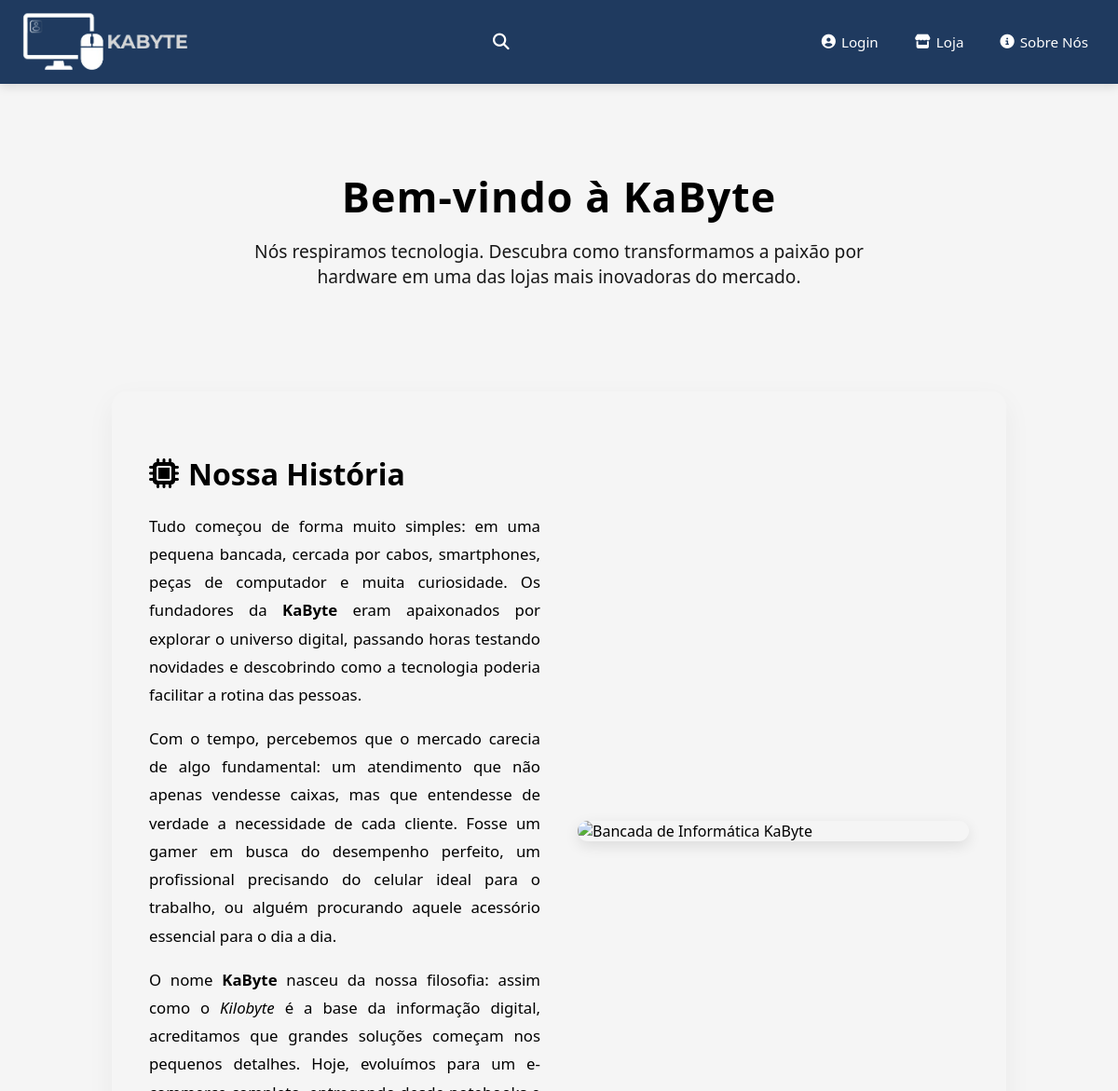
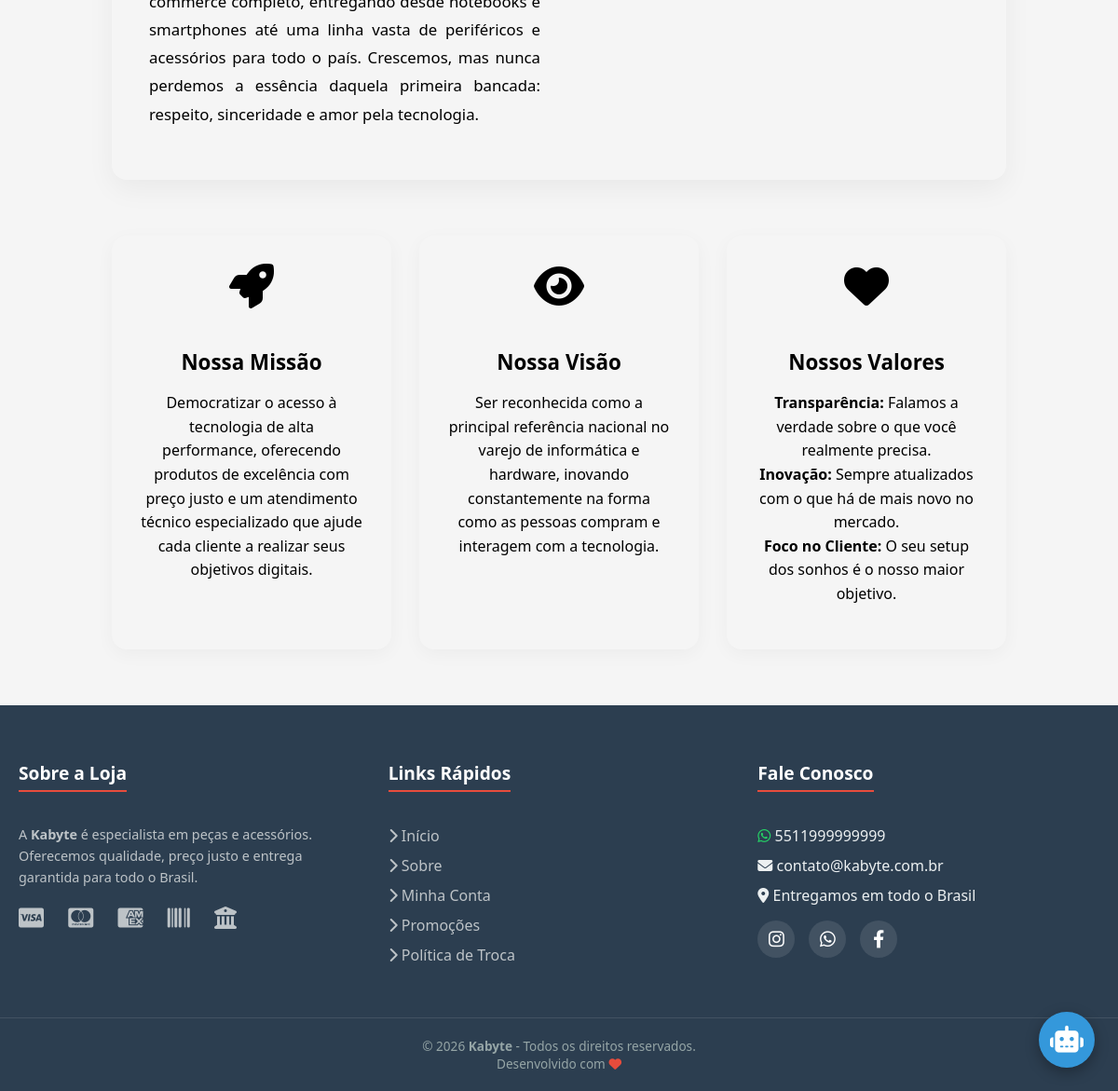
The page /index.php?rota=home/sobre on the database its author committed (2 pictures, top to bottom).
### tables this page shows
CREATE TABLE `configuracoes` (
  `id` int(11) NOT NULL DEFAULT 1,
  `logo_loja` varchar(100) DEFAULT 'Bicicletaria Paty Bike',
  `whatsapp` varchar(20) DEFAULT '5511999999999',
  `cor_header` varchar(20) DEFAULT '#2c3e50',
  `cor_fundo` varchar(20) DEFAULT '#f4f7f6',
  `nome_loja` varchar(255) DEFAULT NULL,
  `banners` text DEFAULT NULL
);

### controllers/HomeController.php (called while the page is built, shortened)
<?php
class HomeController
{
    public function sobre()
    {
        require __DIR__ . '/../views/sobre.php';
    }
}

### models/Configuracao.php (called while the page is built, shortened)
<?php
class Configuracao
{
    public static function get()
    {
        $pdo = Database::connect();
        $stmt = $pdo->query("SELECT * FROM configuracoes WHERE id = 1");
        $dados = $stmt->fetch(PDO::FETCH_ASSOC);
        return $dados ? $dados : [
            'nome_loja' => 'KaByte',
            'logo_loja' => '',
            'whatsapp' => '5511999999999',
            'cor_header' => '#2c3e50',
            'cor_fundo' => '#f4f7f6',
            'banners' => '[]'
        ];
    }
}

### views/layout/header_public.php (the view, shortened to what this page needs)
<?php
if (!isset($config)) {
    require_once __DIR__ . '/../../models/Configuracao.php';
    $config = Configuracao::get();
}
?>
<!DOCTYPE html>
<html lang="pt-br">
<head>
    <link rel="stylesheet" href="https://cdnjs.cloudflare.com/ajax/libs/font-awesome/6.4.0/css/all.min.css">
    <link rel="stylesheet" href="<?= BASE_URL ?>public/css/header_public.css">
</head>
<body>
    <header class="vitrine-header">
        <div class="header-left">
            <div class="vitrine-logo">
                <a href="<?= BASE_URL ?>produto/vitrine">
                    <?php
                    $caminhoBanco = $config['logo_loja'] ?? '';
                    $caminhoLimpo = explode('?', $caminhoBanco)[0];
                    $caminhoFisico = __DIR__ . '/../../' . $caminhoLimpo;
                    ?>
                    <?php if (!empty($caminhoLimpo) && file_exists($caminhoFisico)): ?>
                        <img src="<?= BASE_URL . $caminhoBanco ?>" alt="<?= htmlspecialchars($config['nome_loja']) ?>">
                    <?php else: ?>
                        <i class="fas fa-bicycle" style="color:white;"></i> <span
                            style="margin-left:8px; font-size:1.2rem; color:white;"><?= htmlspecialchars($config['nome_loja']) ?></span>
                    <?php endif; ?>
                </a>
            </div>
        </div>
        <div class="header-center">
            <form action="<?= BASE_URL ?>produto/vitrine" method="GET" class="header-search-form">
                <button type="submit" class="header-search-btn" title="Buscar">
                    <i class="fas fa-search"></i>
                </button>
            </form>
        </div>
        <div class="header-right">
            <nav class="header-nav">
                <?php if (isset($_SESSION['cliente_id'])): ?>
                    <a href="<?= BASE_URL ?>index.php?rota=cliente_area/painel" class="user-link">
                        <i class="fas fa-user"></i>
                        <span>Olá, <?= htmlspecialchars(explode(' ', $_SESSION['cliente_nome'])[0]) ?></span>
                    </a>
                <?php else: ?>
                    <a href="<?= BASE_URL ?>index.php?rota=cliente_area/login" class="user-link">
                        <i class="fas fa-user-circle"></i> Login
                    </a>
                <?php endif; ?>
                <a href="<?= BASE_URL ?>index.php?rota=produto/vitrine" class="btn-nav">
                    <i class="fas fa-store"></i> Loja
                </a>
                <a href="<?= BASE_URL ?>index.php?rota=home/sobre" class="btn-nav">
                    <i class="fas fa-info-circle"></i> Sobre Nós
                </a>
            </nav>
        </div>
    </header>

### views/layout/footer_public.php (shortened to what this page needs)
<div class="chatbot-btn" onclick="toggleChatbot()">
    <i class="fas fa-robot"></i>
</div>
<footer class="site-footer">
    <div class="footer-content">
        <div class="footer-col">
            <h3>Sobre a Loja</h3>
            <p>
                A <strong><?= htmlspecialchars($config['nome_loja'] ?? 'Paty Bike') ?></strong> é especialista em peças
                e acessórios.
                Oferecemos qualidade, preço justo e entrega garantida para todo o Brasil.
            </p>
            <div class="payment-methods">
                <i class="fab fa-cc-visa"></i>
                <i class="fab fa-cc-mastercard"></i>
                <i class="fab fa-cc-amex"></i>
                <i class="fas fa-barcode"></i>
                <i class="fas fa-university"></i>
            </div>
        </div>
        <div class="footer-col">
            <h3>Links Rápidos</h3>
            <ul class="footer-links">
                <li><a href="<?= BASE_URL ?>produto/vitrine"><i class="fas fa-chevron-right"></i> Início</a></li>
                <li><a href="<?= BASE_URL ?>home/sobre"><i class="fas fa-chevron-right"></i> Sobre</a></li>
                <li><a href="<?= BASE_URL ?>cliente_area/login"><i class="fas fa-chevron-right"></i> Minha Conta</a></li>
                <li><a href="<?= BASE_URL ?>produto/vitrine?promocao=1"><i class="fas fa-chevron-right"></i> Promoções</a></li>
                <li><a href="#"><i class="fas fa-chevron-right"></i> Política de Troca</a></li>
            </ul>
        </div>
        <div class="footer-col">
            <h3>Fale Conosco</h3>
            <ul class="footer-links">
                <li>
                    <i class="fab fa-whatsapp" style="color:#25d366"></i>
                    <?= htmlspecialchars($config['whatsapp'] ?? '(00) 00000-0000') ?>
                </li>
                <li><i class="fas fa-envelope"></i> contato@kabyte.com.br</li>
                <li><i class="fas fa-map-marker-alt"></i> Entregamos em todo o Brasil</li>
            </ul>
            <div class="social-icons">
                <a href="https://www.instagram.com/kabytetech/" target="_blank" class="social-btn insta"
                    title="Siga no Instagram">
                    <i class="fab fa-instagram"></i>
                </a>
                <a href="https://wa.me/<?= preg_replace('/[^0-9]/', '', $config['whatsapp'] ?? '') ?>" target="_blank"
                    class="social-btn whats" title="Chame no Zap">
                    <i class="fab fa-whatsapp"></i>
                </a>
                <a href="#" class="social-btn face" title="Facebook">
                    <i class="fab fa-facebook-f"></i>
                </a>
            </div>
        </div>
    </div>
    <div class="footer-bottom">
        &copy; <?= date('Y') ?> <strong><?= htmlspecialchars($config['nome_loja'] ?? 'Paty Bike') ?></strong> - Todos os
        direitos reservados.
        <br>Desenvolvido com <i class="fas fa-heart" style="color: #e74c3c;"></i>
    </div>
</footer>
</body>
</html>

### public/css/header_public.css (style rules this page uses)
:root { --header-bg: #2c3e50; --text-color: #ffffff; --accent-color: #3498db; --cart-color: #e67e22; }
.vitrine-header { background-color: var(--header-bg); color: var(--text-color); padding: 15px 20px; display: flex; justify-content: space-between; align-items: center; box-shadow: 0 4px 10px rgba(0, 0, 0, 0.1); position: relative; z-index: 1000; }
.vitrine-logo { font-size: 1.4rem; font-weight: bold; display: flex; align-items: center; gap: 10px; z-index: 1002; }
.header-nav { display: flex; align-items: center; gap: 15px; }
.user-link, .btn-nav { color: white; text-decoration: none; display: flex; align-items: center; gap: 6px; font-size: 0.95rem; padding: 8px 12px; border-radius: 6px; transition: background 0.3s; }

### views/layout/footer_public.php (style rules this page uses)
.site-footer { background-color: #2c3e50; color: #ecf0f1; padding: 40px 0 20px 0; margin-top: 50px; font-family: 'Segoe UI', sans-serif; }
.footer-content { max-width: 1200px; margin: 0 auto; padding: 0 20px; display: grid; grid-template-columns: repeat(auto-fit, minmax(250px, 1fr)); gap: 30px; }
.footer-col h3 { color: #fff; font-size: 1.2rem; margin-bottom: 20px; border-bottom: 2px solid #e74c3c; display: inline-block; padding-bottom: 5px; }
.footer-col p { color: #bdc3c7; font-size: 0.9rem; line-height: 1.6; }
.footer-links { list-style: none; padding: 0; }
.footer-links li { margin-bottom: 10px; }
.footer-links a { color: #bdc3c7; text-decoration: none; transition: color 0.3s; }
.social-icons { display: flex; gap: 15px; margin-top: 15px; }
.social-btn { width: 40px; height: 40px; background-color: rgba(255, 255, 255, 0.1); display: flex; align-items: center; justify-content: center; border-radius: 50%; color: white; text-decoration: none; font-size: 1.2rem; transition: all 0.3s; }
.footer-bottom { text-align: center; margin-top: 40px; padding-top: 20px; border-top: 1px solid rgba(255, 255, 255, 0.1); font-size: 0.85rem; color: #95a5a6; }
.payment-methods { margin-top: 10px; font-size: 1.5rem; color: #bdc3c7; letter-spacing: 10px; }
.chatbot-btn { position: fixed; bottom: 25px; right: 25px; background-color: #3498db; color: white; width: 60px; height: 60px; border-radius: 50%; display: flex; justify-content: center; align-items: center; font-size: 1.8rem; box-shadow: 0 5px 15px rgba(0, 0, 0, 0.3); cursor: pointer; z-index: 1050; transition: transform 0.3s; }

### rows shown on the page
configuracoes: logo_loja (picture), nome_loja "Kabyte", whatsapp "5511999999999"
